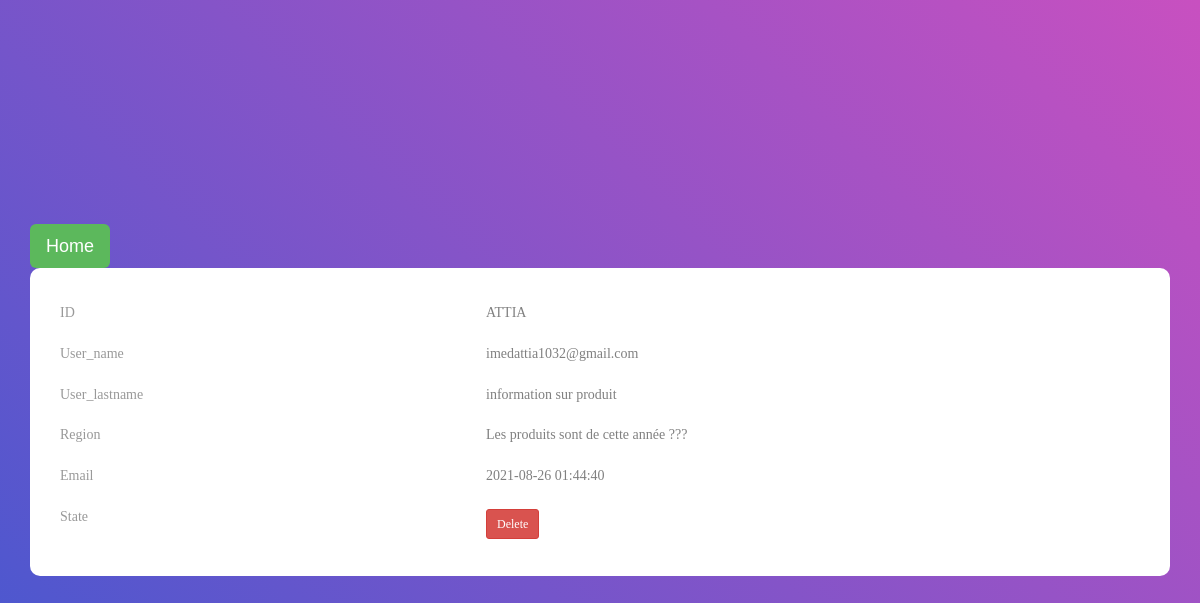
The app's page /admin/message/message.php with its own data.
### tables this page shows
CREATE TABLE `contact` (
  `id` int(11) NOT NULL,
  `Name` varchar(20) NOT NULL,
  `Email` varchar(30) NOT NULL,
  `Subject` varchar(100) NOT NULL,
  `Message` text NOT NULL,
  `datetime` datetime NOT NULL DEFAULT current_timestamp(),
  `Satuts` int(11) NOT NULL DEFAULT 1
);

### admin/message/message.php (the view, shortened to what this page needs)
<?php
	include ("delete_message/delete.php");
	$sql = "SELECT * FROM contact";
?>
<!DOCTYPE html>
<html lang="en">
<head>
	<link rel="stylesheet" href="https://maxcdn.bootstrapcdn.com/bootstrap/3.4.1/css/bootstrap.min.css">
	<link rel="stylesheet" type="text/css" href="message.css">
</head>
<body>
	<div class="limiter">
		<div class="container-table100">
			<div class="wrap-table100">
				<div class="table100">
				<input type="button" class="btn btn-lg btn-success" onclick="location.href='../../user/article/liste des produit/Product.php';" value="Home" />
					<table>
						<tbody>
							<?php
								$result = $con->query($sql);
								if ($result->num_rows > 0) {
									while($row = $result->fetch_assoc()) {
										$recordId = $row["id"];
										echo '<tr><td class="column1" id="id"> ' . $row["Name"] . "</td>";
										echo '<td class="column2 row_data" col_name="user_name" id="user_name"> ' . $row["Email"] . "</td>";
										echo '<td class="column3 row_data" col_name="user_lastname" id="user_lastname" > ' . $row["Subject"] . "</td>";
										echo '<td class="column4 row_data" col_name="region" id="region" > ' . $row["Message"] . "</td>";
										echo '<td class="column5 row_data" col_name="email" id="email" > ' . $row["datetime"] . "</td>";
										echo   "<td  ><a href='delete_message/delete.php?recordId=" . $recordId . "' class='btn btn-danger btn-sm' >Delete</a> </td>";
									}
								}
								else
								{
								echo "0 results";
								}
							?>
						</tbody>
					</table>
				</div>
			</div>
		</div>
	</div>
</body>
</html>

### admin/message/message.css (style rules this page uses)
* { margin: 0px; padding: 0px; box-sizing: border-box; }
body, html { height: 100%; font-family: sans-serif; }
a { margin: 0px; transition: all 0.4s; -webkit-transition: all 0.4s; -o-transition: all 0.4s; -moz-transition: all 0.4s; }
input { display: block; outline: none; border: none !important; }
.limiter { width: 100%; margin: 0 auto; }
.container-table100 { width: 100%; min-height: 100vh; background: #c850c0; background: -webkit-linear-gradient(45deg, #4158d0, #c850c0); background: -o-linear-gradient(45deg, #4158d0, #c850c0); background: -moz-linear-gradient(45deg, #4158d0, #c850c0); background: linear-gradient(45deg, #4158d0, #c850c0); display: -webkit-box; display: -webkit-flex; display: -moz-box; display: -ms-flexbox; display: flex; align-items: center; justify-content: center; flex-wrap: wrap; padding: 33px 30px; }
.wrap-table100 { width: 1170px; }
table { border-spacing: 1; border-collapse: collapse; background: white; border-radius: 10px; overflow: hidden; width: 100%; margin: 0 auto; position: relative; }
table * { position: relative; }
table td, table th { padding-left: 8px; }
table tbody tr { height: 50px; }
table tbody tr:last-child { border: 0; }
table td, table th { text-align: left; }
tbody tr { font-family: OpenSans-Regular; font-size: 15px; color: #808080; line-height: 1.2; font-weight: unset; }
.column1 { width: 100px; padding-left: 40px; }
.column2 { width: 160px; }
.column3 { width: 160px; }
.column4 { width: 110px; text-align: left; }
.column5 { width: 160px; text-align: left; }
@media screen and (max-width: 1200px) { table { display: block; } }
@media screen and (max-width: 1200px) { table > *, table tr, table td, table th { display: block; } }
@media screen and (max-width: 1200px) { table tbody tr { height: auto; padding: 37px 0; } }
@media screen and (max-width: 1200px) { table tbody tr td { padding-left: 40% !important; margin-bottom: 24px; } }
@media screen and (max-width: 1200px) { table tbody tr td:last-child { margin-bottom: 0; } }
@media screen and (max-width: 1200px) { table tbody tr td:before { font-family: OpenSans-Regular; font-size: 14px; color: #999999; line-height: 1.2; font-weight: unset; position: absolute; width: 40%; left: 30px; top: 0; } }
@media screen and (max-width: 1200px) { table tbody tr td:nth-child(1):before { content: "ID"; } }
@media screen and (max-width: 1200px) { table tbody tr td:nth-child(2):before { content: "User_name"; } }
@media screen and (max-width: 1200px) { table tbody tr td:nth-child(3):before { content: "User_lastname"; } }
@media screen and (max-width: 1200px) { table tbody tr td:nth-child(4):before { content: "Region"; } }
@media screen and (max-width: 1200px) { table tbody tr td:nth-child(5):before { content: "Email"; } }
@media screen and (max-width: 1200px) { table tbody tr td:nth-child(6):before { content: "State"; } }
@media screen and (max-width: 1200px) { .column4, .column5, .column6, .column7 { text-align: left; } }
@media screen and (max-width: 1200px) { .column4, .column5, .column6, .column1, .column2, .column3, .column7,.column8,.column9 { width: 100%; } }
@media screen and (max-width: 1200px) { tbody tr { font-size: 14px; } }

### records on screen
contact: Name "ATTIA", Email "imedattia1032@gmail.com", Subject "information sur produit", Message "Les produits sont de cette année ???", datetime "2021-08-26 01:44:40"
